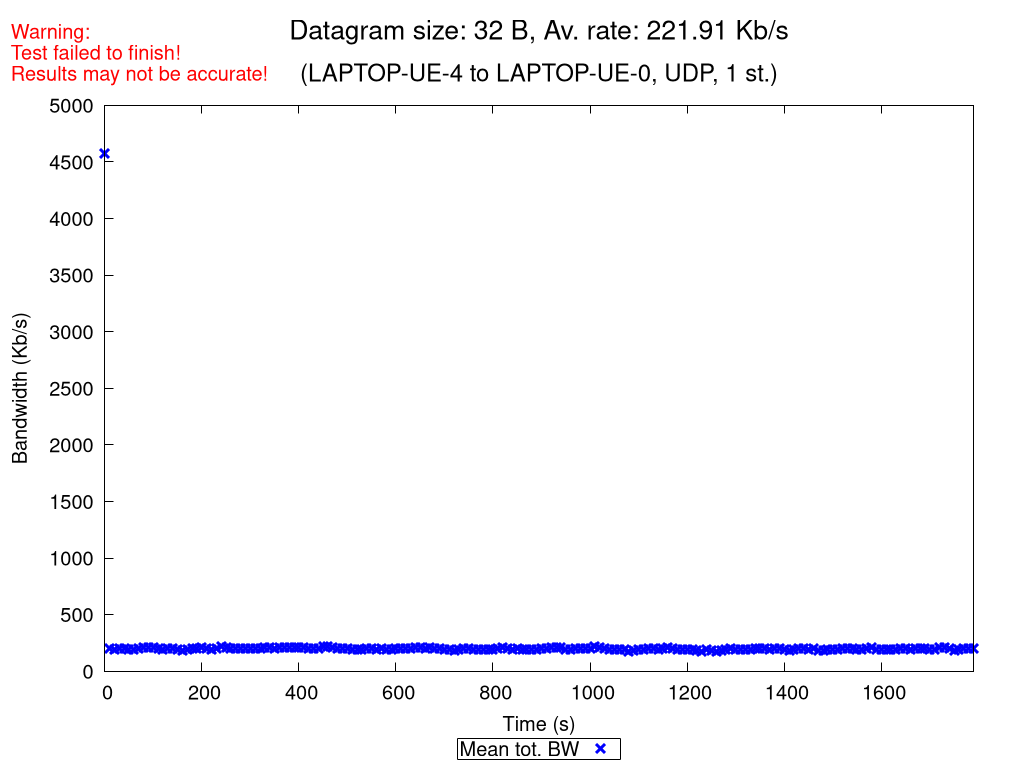

Source code (gnuplot):
set terminal pngcairo nocrop enhanced size 1024,768 font "Verdana,15"
set output "UDP_1_st_2020_10_18_09-41-26_two2one_00032B.png"

set title "{/=20 Datagram size: 32 B, Av. rate: 221.91 Kb/s}\n\n{/=18 (LAPTOP-UE-4 to LAPTOP-UE-0, UDP, 1 st.)}"
set label "Warning:\nTest failed to finish!\nResults may not be accurate!" at screen 0.01, screen 0.96 tc rgb "red"

set xlabel "Time (s)"
set ylabel "Bandwidth (Kb/s)"
set ytics nomirror
set key bmargin center horizontal box samplen 1 width -1
set bmargin 4.6
set rmargin 4.5

rf = 1000.0  # rate factor
set style fill transparent solid 0.2 noborder
set autoscale xfix
plot "UDP_1_st_2020_10_18_09-41-26_two2one_00032B_iperf_processed.dat" using 1:($2/rf-$3/rf):($2/rf+$3/rf) with filledcurves lc rgb "blue" notitle, \
     "" using 1:($2/rf) with points pt 2 ps 1.5 lw 3 lc rgb "blue" title "Mean tot. BW", \
